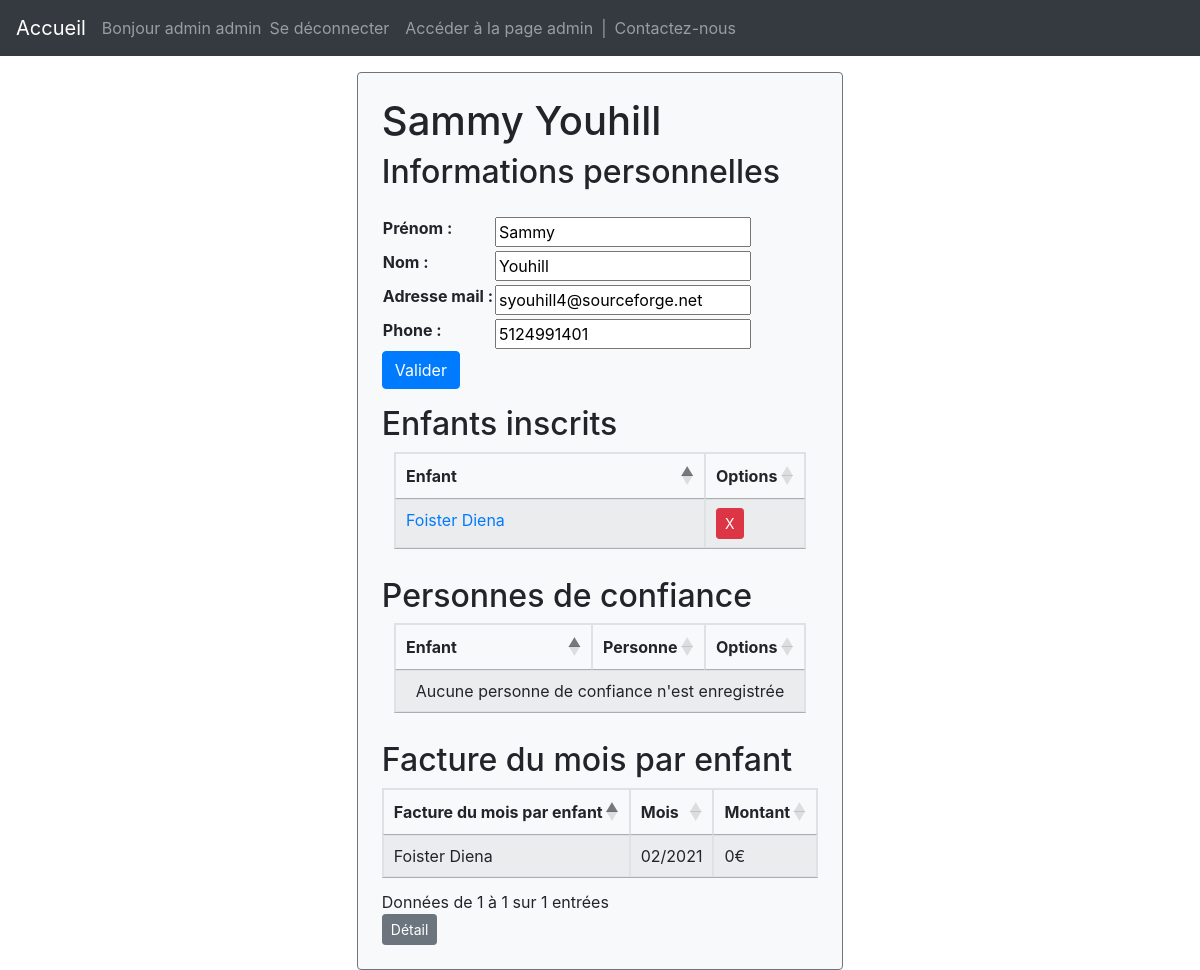
Screenshot of /parent/5/ (signed in) with the database file from the repository.
### garderie/models.py (models this page shows, shortened)
class User(AbstractBaseUser, PermissionsMixin):
	email = models.EmailField('Adresse mail', unique=True)
	first_name = models.CharField('Prénom', max_length=30, blank=True)
	last_name = models.CharField('Nom', max_length=30, blank=True)
	date_joined = models.DateTimeField('Date de création', auto_now_add=True)
	is_active = models.BooleanField('Actif', default=True)
	is_staff=models.BooleanField('Membre de l\'équipe', default=False)
	USERNAME_FIELD='email'
	REQUIRED_FIELDS=[]
	objects=UserManager()
	def get_full_name(self):
		return self.first_name+' '+self.last_name

class Parent(models.Model):
	uid=models.OneToOneField(User, primary_key=True, on_delete=models.CASCADE)
	phone=PhoneNumberField(max_length=20, null=True, verbose_name="Téléphone")
	def __str__(self):
		return str(self.uid.get_full_name())
	def get_full_name(self):
		return str(self)
	def all_children(self):
		return self.child_set.all() | self.child_set2.all()

class Child(models.Model):
	parent=models.ForeignKey(Parent, on_delete=models.DO_NOTHING, related_name='child_set')
	first_name=models.CharField(max_length=100, verbose_name="Prénom")
	last_name=models.CharField(max_length=100, verbose_name="Nom")
	second_parent=models.ForeignKey(Parent, on_delete=models.DO_NOTHING, related_name='child_set2', null=True)
	def __str__(self):
		return self.first_name+" "+self.last_name
	def get_full_name(self):
		return str(self)
	def last_bill(self):
		today=timezone.now()
		bills=self.bill_set.filter(year=today.year, month=today.month)
		return bills[0] if bills else None

class Bill(models.Model):
	MONTH=[(m, ugettext(date(1900, m, 1).strftime('%B')).capitalize())  for m in range(1,13)]
	YEAR=[(y, date(y, 1,1).strftime('Y')) for y in range(2000,timezone.now().year+1)]
	child=models.ForeignKey(Child, on_delete=models.CASCADE, verbose_name="Enfant associé")
	month=models.IntegerField(choices=MONTH, default=timezone.now().month, verbose_name="Mois")
	year=models.IntegerField(choices=YEAR, default=timezone.now().year, verbose_name="Année")
	@property
	def amount(self):
		return sum([x.calc_amount() for x in self.schedule_set.all()])

### garderie/views/parent.py (the view)
# urls.py: path('parent/<int:pk>/', views.ParentProfileView.as_view(), name='parent_profile'),
class ParentProfileView(LoginRequiredMixin, UserPassesTestMixin, generic.DetailView):
	model=Parent
	template_name='garderie/parent_profile.html'
	def test_func(self):
		return is_parent_permitted(self)
	def get_context_data(self, **kwargs):
		context = super().get_context_data(**kwargs)
		context['new_child_form'] = NewChildFormParent(pk=self.kwargs['pk'])
		context['new_child_action'] =reverse('parent_create_child', kwargs={'pk':self.kwargs['pk']})
		context['new_reliable_form'] = NewReliableForm(pk=self.kwargs['pk'])
		context['new_reliable_action']=reverse('parent_create_reliable', kwargs={'pk':self.kwargs['pk']})
		context['personal_data_form'] = ParentUpdateForm(instance=User.objects.get(pk=self.kwargs['pk']),
																										 initial={'phone':self.object.phone})
		return context

### garderie/forms.py (shortened to what this page needs)
class NewChildFormParent(forms.ModelForm):
	second_parent_mail=forms.EmailField(label="Mail du deuxième parent (facultatif)", required=False)
	class Meta:
		model = Child
		fields = [ 'first_name', 'last_name']
	def __init__(self, *args, **kwargs):
		self.pid=kwargs.pop('pk')
		super().__init__(*args, **kwargs)

class NewReliableForm(forms.ModelForm):
	class Meta:
		model = ReliablePerson
		fields = [ 'child','first_name', 'last_name']
	def __init__(self, *args, **kwargs):
		self.pid=kwargs.pop('pk')
		super().__init__(*args, **kwargs)
		parent=Parent.objects.get(uid=self.pid)
		self.fields['child'].queryset=parent.all_children()

### garderie/utils.py (called while the page is built)
def is_parent_permitted(view):
		return view.request.user.id==view.kwargs['pk'] or view.request.user.is_superuser

### garderie/templates/garderie/parent_profile.html (shortened to what this page needs)
{% extends 'garderie/base.html' %}
{% block body %}
{% if user.is_authenticated and user.id == parent.uid_id or user.is_superuser %}
<div class="d-flex justify-content-center pt-3">
 <div class="bg-light p-4 border border-secondary rounded">
	<h1>{{ parent.get_full_name}}</h1>
	<h2>Informations personnelles</h2>
	<form action="{% url 'parent_update' parent.uid_id  %}" method="post" class="pt-3">
		<table>
		{{ personal_data_form.as_table }}
		</table>
		<input type="submit" value="Valider" class="btn btn-primary">
	</form>
<div class="pt-3">
	<h2>Enfants inscrits</h2>
	<table id="parent_profile_enfant_tab" class="table table-striped table-bordered">
		<thead>
			<tr>
				<th>Enfant</th>
				<th> Options </th>
			</tr>
		</thead>
		<tbody>
	{% for child in parent.all_children %}
		<tr>
			<td>
				<a href={% url 'child_profile' child.id %}>
					{{child.get_full_name}}
			</td>
			<td>
				<form method="POST" action="{% url 'child_delete' child.id  %}?next={{request.path}}" onsubmit="return confirm('Êtes-vous sûr de vouloir supprimer '+ '{{child.get_full_name}}' + ' ?');">
	 				<input type="submit" value="X" class="btn btn-danger btn-sm">
				</form>
			</td>
		</tr>
	{% endfor %}
	</tbody>
	</table>
</div>
<div class="pt-3">
	<h2>Personnes de confiance</h2>
	<table id="parent_profile_confiance_tab" class="table table-striped table-bordered">
		<thead>
			<tr>
				<th>Enfant</th>
				<th>Personne</th>
				<th>Options</th>
			</tr>
		</thead>
	</table>
</div>
<div class="pt-3">
	<h2>Facture du mois par enfant</h2>
	<table id="parent_profile_facture_tab" class="table table-striped table-bordered">
		<thead>
			<tr>
				<th>Facture du mois par enfant</th>
				<th>Mois</th>
				<th>Montant</th>
			</tr>
		</thead>
		<tbody>
		{% for child in parent.all_children %}
			{% with bill=child.last_bill %}
			{% if bill %}
			<tr>
				<td>
						{{child.get_full_name}}
				</td>
				<td>
					{{bill.month|stringformat:'02d'}}/{{bill.year}}
				</td>
				<td>
					{{bill.amount}}€
				</td>
			</tr>
			{% endif %}
			{% endwith %}
		{% endfor %}
	</tbody>
	</table>
	<button class="btn btn-secondary btn-sm" data-toggle="modal" data-target="#factureModal">Détail</button>
</div>
{% endif %}
</div>
</div>
{% endblock %}

### garderie/templates/garderie/base.html (shortened to what this page needs)
<!DOCTYPE html>
<html>
<head>
	<link rel="stylesheet" href="https://cdn.jsdelivr.net/npm/bootstrap@4.5.3/dist/css/bootstrap.min.css">
	<link rel="stylesheet" href="https://maxcdn.bootstrapcdn.com/bootstrap/4.5.2/css/bootstrap.min.css">
	<link rel="stylesheet" type="text/css" href="https://cdn.datatables.net/1.10.23/css/jquery.dataTables.css">
	<link rel="stylesheet" href="https://cdnjs.cloudflare.com/ajax/libs/bootstrap-datepicker/1.8.0/css/bootstrap-datepicker.min.css" />
</head>
<nav class="navbar navbar-expand-lg bg-dark navbar-dark">
  <a class="navbar-brand" href="{% url 'index_redirect' %}">Accueil</a>
  <div class="collapse navbar-collapse" id="collapsibleNavbar">
    <ul class="navbar-nav">
        {% if user.is_authenticated %}
        <li class="nav-item">
			<span class="navbar-text"> Bonjour {{ user.first_name }} {{ user.last_name}} </span>
		</li>
		<li class="nav-item">
			<a class="nav-link" href="{% url 'logout' %}">Se déconnecter</a>
		</li>
			{% if user.is_superuser %}
			<li class="nav-item">
				<a class="nav-link" href="{% url 'admin_index' %}"> Accéder à la page admin </a>
			</li>
			{% endif %}
		{% else %}
		<li class="nav-item">
			<a class="nav-link" href="{% url 'login' %}">Se connecter</a>
		</li>
		{% endif %}
		<span class="navbar-text"> | </span>
		<li class="nav-item">
			<a class="nav-link" href="#contactModal" data-toggle="modal" data-target="#contactModal">
		      Contactez-nous
		    </a>
		</li>
    </ul>
  </div>
</nav>
<body>
	{% block body %} {% endblock %}
</body>
</html>

### rows the page displays
User: first_name "admin", last_name "admin"
Parent: get_full_name "Sammy Youhill", phone "5124991401"
User: first_name "Sammy", last_name "Youhill", email "syouhill4@sourceforge.net"
Child: get_full_name "Foister Diena", last_bill.month "02", last_bill.year "2021", last_bill.amount "0"
